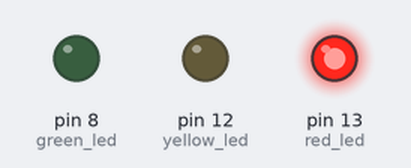
The sketch below on a simulated Arduino Uno, built with avr-gcc and run on an emulated ATmega328P. Parts: output pins drawn as LEDs (lit = HIGH). What the sketch prints to the serial monitor is not drawn.

Above: at 1.0 s.
At 3.0 s:
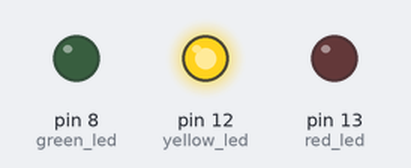
At 5.0 s:
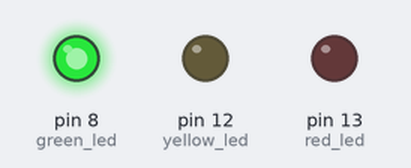
Timing chart, 0 to 7.8 s (numbered marks = the images above):
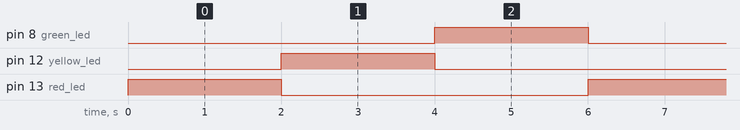

Measured:
- by itself, pin 8 (green_led), pin 12 (yellow_led), pin 13 (red_led): alternates HIGH for 2.0 s and LOW for 4.0 s
- by itself, everything shown: repeats every 6.0 s, in 3 steps

The sketch:

sketch_sep05a.ino
```cpp
#include <SoftwareSerial.h>

int red_led = 13;
int yellow_led = 12;
int green_led = 8;

void setup() {
  // put your setup code here, to run once:
  Serial.begin(9600);
pinMode(red_led, OUTPUT);
pinMode(yellow_led, OUTPUT);
pinMode(green_led, OUTPUT);

}

void loop() {
  // put your main code here, to run repeatedly:
  Serial.println("Hola Mundo");
digitalWrite(red_led, HIGH);
digitalWrite(yellow_led, LOW);
digitalWrite(green_led, LOW);

delay(2000);

digitalWrite(red_led, LOW);
digitalWrite(yellow_led, HIGH);
digitalWrite(green_led, LOW);

delay(2000);

digitalWrite(red_led, LOW);
digitalWrite(yellow_led, LOW);
digitalWrite(green_led, HIGH);

delay(2000);
}
```
